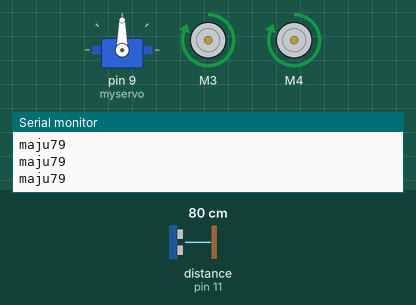
Recording of a sketch running on a simulated Arduino Uno, built with avr-gcc and run on an emulated ATmega328P. Shown: servo, 2 × DC motor (green arrow = forward, orange = backward, longer = faster), the last lines printed to the serial monitor. Wiring (inferred from the names in the program): ultrasonic range finder: trigger pin 3; echo pin 11. Inputs (shaded band) come from the test bench; at power-on: distance to the obstacle (sensor on pin 11) 80 cm. The echo pulse lasts 58.3 µs per cm.

Above: at 6.2 s.
6.3 s: distance to the obstacle (sensor on pin 11) set to 22 cm
7.8 s: distance to the obstacle (sensor on pin 11) set to 18 cm
At 8.3 s:
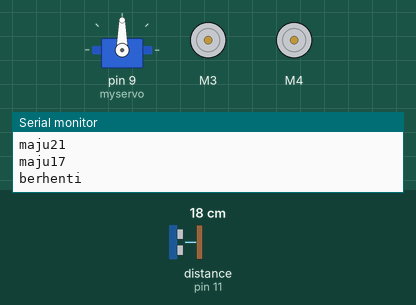
10.8 s: distance to the obstacle (sensor on pin 11) set to 35 cm
At 12.3 s:
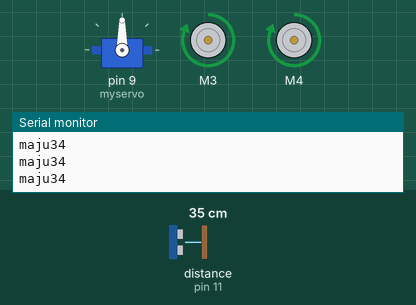
12.7 s: distance to the obstacle (sensor on pin 11) set to 4 cm
At 15.9 s:
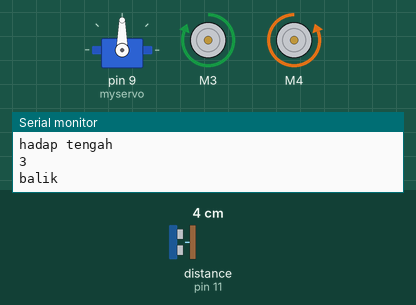
Timing chart, 0 to 16.7 s (numbered marks = the images above; inputs shaded):
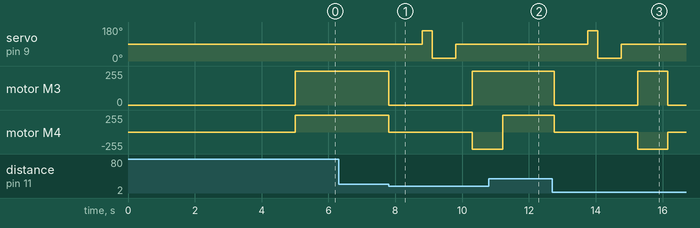

Measured:
- the behaviour switches between 21 and 20 cm on distance to the obstacle (sensor on pin 11) (found by bisection; images 0 and 1)
- after the input at 7.8 s, servo on pin 9 (myservo): 90° → 160° after 1.0 s, → 15° 0.30 s later, → 90° 0.70 s later; motor M3: forward 255/255 → stopped at once, → forward 255/255 2.5 s later; motor M4: forward 255/255 → stopped at once, → backward 255/255 2.5 s later
- after the input at 10.8 s, servo on pin 9 (myservo): stays 90° (without the input it goes to 160° after 1.4 s); motor M3: stays forward 255/255 (without the input it goes to stopped after 0.41 s); motor M4: backward 255/255 → forward 255/255 after 0.41 s
- after the input at 12.7 s, servo on pin 9 (myservo): 90° → 160° after 1.1 s, → 15° 0.30 s later, → 90° 0.70 s later; motor M3: forward 255/255 → stopped after 0.05 s, → forward 255/255 2.5 s later, → stopped 0.90 s later; motor M4: forward 255/255 → stopped after 0.05 s, → backward 255/255 2.5 s later, → stopped 0.90 s later

The sketch:

OBSTACLE_ROBOT_SENDIRI.ino
```cpp
/*
 * Obstacle avoiding robot.
 * dc motor 5 volt.
 * motor kiri = m3
 * motor kanan = m4
 * ultrasonic sensor = trigger pin 3, echo pin 11
 * servo motor = pin 9/servo 2
 * by Ahmad Choirul jul 2016
 */

#include <AFMotor.h>
#include <Servo.h>

#define trigPin  3
#define echoPin  11
const int scanservopin = 6;
const int jarakbatas = 20; //in cm
AF_DCMotor motor1(3, MOTOR12_64KHZ); //mendeklarasikan m4 menjadi motor 1, 64KHz
AF_DCMotor motor2(4, MOTOR12_64KHZ); //mendeklarasikan m3 menjadi motor 2, 64KHz
Servo myservo;  // membuat variabel servo dengan nama myservo

void setup() {
pinMode(trigPin, OUTPUT);
pinMode(echoPin, INPUT);
myservo.attach(9);
myservo.write(90);
motor1.setSpeed(255); //Set kecepatan motor 255 (Range 0-255)
motor2.setSpeed(255); //Set kecepatan motor 255 (Range 0-255)
Serial.begin(9600);
delay(5000);
go();
}

void loop() {
  // put your main code here, to run repeatedly:
go();
int jarak = ping();
  if (jarak<jarakbatas){
    stopp();//berhenti dan malkukan pengecekan jarak
    char turndir = scan();
        switch (turndir){
            case 'l'://belok kiri
            belokkanan();
            break;

            case 'r'://belok kanan
            belokkiri();
            break;

            case 'b'://balik arah
            balik();
            break;
            }
  }
  delay(100);
}

int ping(){

  long duration, jarak;
  //Send Pulse
  digitalWrite(trigPin, LOW);
  delayMicroseconds(2);
  digitalWrite(trigPin, HIGH);
  delayMicroseconds(5);
  digitalWrite(trigPin, LOW);
  //Read Echo
  duration = pulseIn(echoPin, HIGH);
  // convert duration menjadi distance
  jarak = (duration/2) / 29.1;
 Serial.println(jarak);
  return jarak;
}

void go(){
  Serial.print("maju");
motor1.run(FORWARD);      // motor 1 maju
motor2.run(FORWARD);      // motor 2 maju
}

void belokkiri(){
  Serial.print("kiri");
 motor1.run(BACKWARD);     // motor 1 mundur
 motor2.run(FORWARD);      //motor 2 maju
  delay(400); // run motors this way for 400ms

  motor1.run(FORWARD);      // turn it on going forward
  motor2.run(FORWARD);      // turn it on going forward
}

void belokkanan(){
  Serial.print("kanan");
motor1.run(FORWARD);      // turn motor 1 forward
  motor2.run(BACKWARD);     // turn motor 2 backward
  delay(400); // run motors this way for 400ms

  motor1.run(FORWARD);      // set both motors back to forward
  motor2.run(FORWARD);
}
void balik(){
Serial.print("balik");
motor1.run(FORWARD);      // turn motor 1 forward
  motor2.run(BACKWARD);     // turn motor 2 backward
  delay(800); // run motors this way for 400ms

}
void stopp(){
  Serial.print("berhenti");
motor1.run(RELEASE);      // set both motors back to forward
  motor2.run(RELEASE);
delay(1000);
}

char scan(){

  int scankiri, scantengah, scankanan;
  char pilih;

  //lihat kiri
  myservo.write(160);
  Serial.println("hadap kiri ");
  delay(300);
  scankiri = ping();

  //lihat kanan
  myservo.write(15);
  Serial.println("hadap kanan ");
  delay(700);
  scankanan = ping();

  //tengah
  myservo.write(90);
  Serial.println("hadap tengah ");
  delay(500);
  scantengah = ping();

  if ((scankiri>scankanan) && (scankiri>scantengah)){
  pilih = 'l';
  }

  else if ((scankanan>scankiri) && (scankanan>scantengah)){
  pilih = 'r';
  }

  else{
  pilih = 'b';
  }

  return pilih;

}
```
